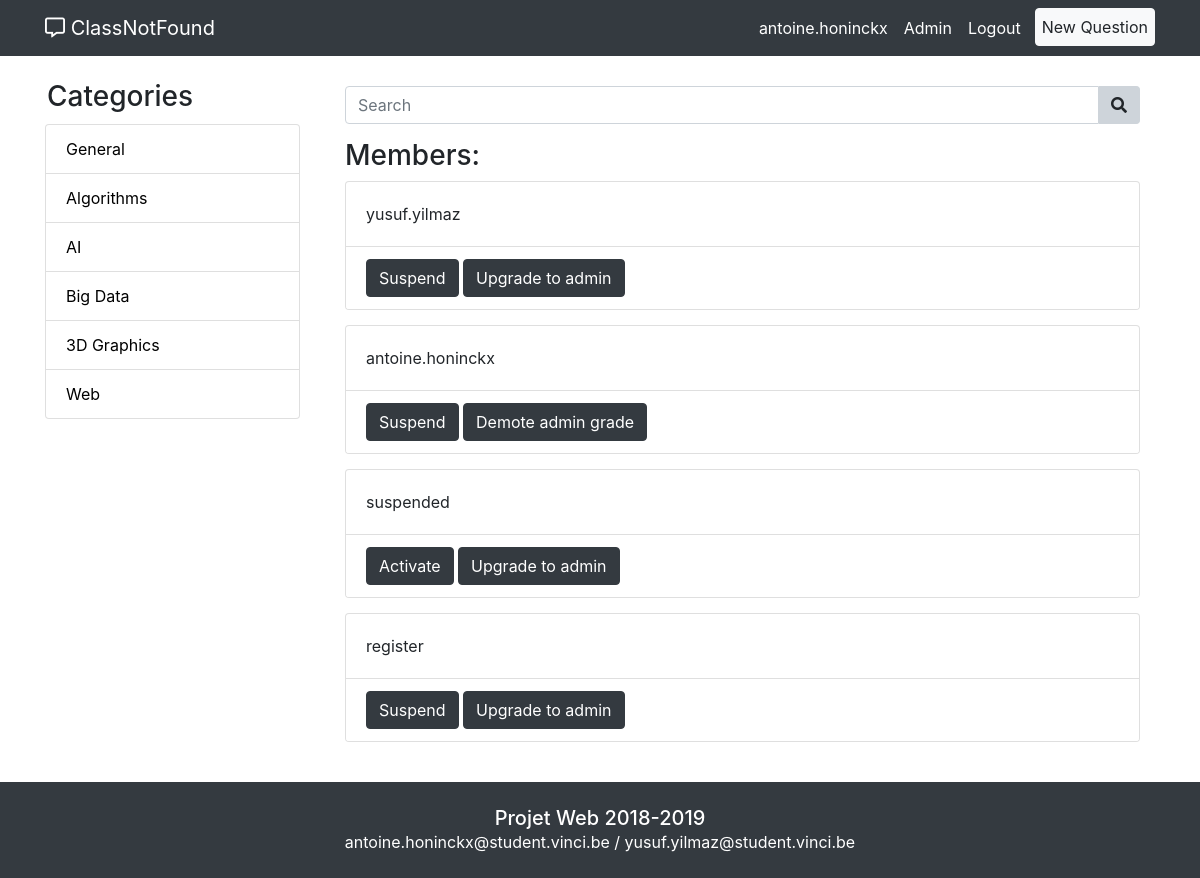
Screenshot of /index.php?action=admin (signed in) with the database file from the repository.
### tables this page shows
CREATE TABLE IF NOT EXISTS `categories` (
  `category_id` int(11) NOT NULL AUTO_INCREMENT,
  `name` varchar(25) NOT NULL,
  PRIMARY KEY (`category_id`),
  UNIQUE KEY `idx_name` (`name`)
);

CREATE TABLE IF NOT EXISTS `members` (
  `member_id` int(11) NOT NULL AUTO_INCREMENT,
  `login` varchar(25) NOT NULL,
  `lastname` varchar(25) NOT NULL,
  `firstname` varchar(25) NOT NULL,
  `mail` varchar(50) NOT NULL,
  `password` varchar(60) NOT NULL,
  `admin` tinyint(1) NOT NULL,
  `suspended` tinyint(1) NOT NULL,
  PRIMARY KEY (`member_id`),
  UNIQUE KEY `idx_login` (`login`)
);

### index.php (called while the page is built, shortened)
<?php
require_once(MODELS . 'Db.php');
$db = Db::getInstance();
$categories = $db->select_categories();
require_once(VIEWS . 'header.php');
switch ($_GET['action']) {
    case 'admin':
        require_once(CONTROLLERS . 'AdminController.php');
        $controller = new AdminController($db);
        break;
}
$controller->run();
require_once(VIEWS . 'footer.php');

### models/Db.php (called while the page is built, shortened)
<?php
class Db
{
    private static $instance = null;
    private $_db;
    private function __construct()
    {
        $ini = parse_ini_file('config/config.ini');
        try {
            $this->_db = new PDO('mysql:host=localhost;dbname=' . $ini['db_name'] . ';charset=utf8', $ini['db_user'], $ini['db_password']);
            $this->_db->setAttribute(PDO::ATTR_ERRMODE, PDO::ERRMODE_EXCEPTION);
            $this->_db->setAttribute(PDO::ATTR_DEFAULT_FETCH_MODE, PDO::FETCH_OBJ);
        } catch (PDOException $e) {
            die('Error: connexion to config failed : ' . $e->getMessage());
        }
    }
    public static function getInstance()
    {
        if (is_null(self::$instance)) {
            self::$instance = new Db();
        }
        return self::$instance;
    }
    public function select_categories()
    {
        $query = 'SELECT * FROM categories ORDER BY category_id ASC';
        $ps = $this->_db->prepare($query);
        $ps->execute();
        $categories = array();
        while ($row = $ps->fetch()) {
            $categories[] = new Category($row->category_id, $row->name);
        }
        return $categories;
    }
    public function select_all_members()
    {
        $query = 'SELECT * FROM members';
        $ps = $this->_db->prepare($query);
        $ps->execute();
        $members = array();
        while ($row = $ps->fetch()) {
            $members[] = new Member($row->member_id, $row->login, $row->password, $row->lastname, $row->firstname, $row->mail, $row->admin, $row->suspended);
        }
        return $members;
    }
}

### models/Category.class.php (called while the page is built, shortened)
<?php
class Category
{
    private $_id;
    private $_name;
    function __construct($id, $name)
    {
        $this->_id = $id;
        $this->_name = $name;
    }
    public function id()
    {
        return $this->_id;
    }
    public function html_name()
    {
        return htmlspecialchars($this->_name);
    }
}

### controllers/AdminController.php (called while the page is built, shortened)
<?php
class AdminController
{
    private $_db;
    public function __construct($db)
    {
        $this->_db = $db;
    }
    public function run()
    {
        $members = $this->_db->select_all_members();
        require_once(VIEWS . 'admin.php');
    }
}

### models/Member.class.php (called while the page is built, shortened)
<?php
class Member
{
    private $_login;
    private $_admin;
    private $_suspended;
    public function __construct($member_id, $login, $password, $lastName, $firstName, $mail, $admin, $suspended)
    {
        $this->_login = $login;
        $this->_admin = $admin;
        $this->_suspended = $suspended;
    }
    public function html_login()
    {
        return htmlspecialchars($this->_login);
    }
    public function admin()
    {
        return $this->_admin;
    }
    public function suspended()
    {
        return $this->_suspended;
    }
}

### views/admin.php (the view, shortened to what this page needs)
<div class="container">
    <h3>Members:</h3>
</div>
<?php foreach ($members as $i => $member) { ?>
    <div class="container">
        <div class="card">
            <div class="card-body">
                <span><?php echo $member->html_login(); ?> </span>
            </div>
            <div class="card-footer">
                <form action="index.php?action=admin" method="post">
                    <?php if ($member->suspended() == 0) { ?>
                        <input class="btn btn-dark" type="submit"
                               name="suspend"
                               value="Suspend">
                    <?php } else { ?>
                        <input class="btn btn-dark" type="submit"
                               name="activate"
                               value="Activate">
                    <?php } ?>
                    <?php if ($member->admin() == 0) { ?>
                        <input class="btn btn-dark" type="submit"
                               name="upgrade"
                               value="Upgrade to admin">
                    <?php } else { ?>
                        <input class="btn btn-dark" type="submit"
                               name=""
                               value="Demote admin grade">
                    <?php } ?>
                </form>
            </div>
        </div>
    </div>
<?php } ?>

### views/header.php (shortened to what this page needs)
<!DOCTYPE html>
<html lang="en">
<head>
    <link rel="stylesheet" href="<?php echo VIEWS ?>CSS/bootstrap.min.css">
    <link rel="stylesheet" href="<?php echo VIEWS ?>CSS/font-awesome-all.css">
    <link rel="stylesheet" href="<?php echo VIEWS ?>CSS/style.css">
</head>
<body>
<nav class="navbar navbar-expand-md navbar-dark bg-dark fixed-top">
    <div class="container">
        <a class="navbar-brand" href="index.php?action=homepage"><i class="far fa-comment-alt"></i> ClassNotFound</a>
        <div class="collapse navbar-collapse" id="navbarResponsive">
            <ul class="navbar-nav ml-auto">
                <?php if(empty($_SESSION['logged'])) { ?>
                <li class="nav-item">
                    <a class="nav-link" href="index.php?action=register">Register</a>
                </li>
                <?php } else { ?>
                <li class="nav-item">
                    <a class="nav-link" href="index.php?action=profile"><?php echo $_SESSION['login']; ?></a>
                </li>
                <?php } ?>
                <?php if(!empty($_SESSION['admin'])) { ?>
                <li class="nav-item">
                    <a class="nav-link" href="index.php?action=admin">Admin</a>
                </li>
                <?php } ?>
                <li class="nav-item">
                    <a class="nav-link" href="index.php?action=<?php echo empty($_SESSION['logged']) ? 'login">Login' : 'logout">Logout'?></a>
                </li>
                <li class="nav-item">
                    <a id="btn-new-question" class="nav-link" href="index.php?action=newQuestion"><button id="btn-new-question" class="btn btn-light" type="button">New Question</button></a>
                </li>
            </ul>
        </div>
    </div>
</nav>
<section id="main">
    <div class="container">
        <div class="row">
            <div class="col-md-3">
                <h3 id="categories" class="my-4">Categories</h3>
                <div class="list-group">
                    <?php foreach ($categories as $i => $category) { ?>
                    <a href="index.php?action=category&id=<?php echo $category->id(); ?>" class="list-group-item category"><?php echo $category->html_name(); ?></a>
                    <?php } ?>
                </div>
            </div>
            <div class="col-md-9">
                <div class="container-fluid form-search">
                    <form action="index.php?action=search" method="post">
                        <div class="input-group">
                            <input class="form-control" type="text" placeholder="Search" name="search" <?php if(isset($_POST['search'])) echo 'value="' . htmlspecialchars($_POST['search']) . '"' ?>>
                            <div class="input-group-btn">
                            <button id="btn-search" class="btn btn-default" type="submit" name="form_search"><i class="fas fa-search"></i></button>
                            </div>
                        </div>
                    </form>
                </div>

### views/CSS/style.css (style rules this page uses)
body { padding-top: 56px; background-color: #343A40; }
a#btn-new-question { padding: 0px 0px 0px 6px; }
button#btn-new-question { padding: 6px; }
.card-footer { background-color: white; margin: 0px; }
.list-group { margin-bottom: 10px !important; }
#categories { margin-bottom: 10px !important; margin-left: 2px; }
.card { margin-bottom: 15px; }
a.list-group-item { text-decoration: none; color: black; }
.form-search { margin-top: 30px; margin-bottom: 15px; }
#btn-search { background-color: #CED4DA; border: 1px solid #CED4DA; border-bottom-left-radius: 0px; border-top-left-radius: 0px; border-left: none; }
section#main { background-color: #fff; padding-bottom: 25px; }
a.nav-link { color: #FFF !important; }

### rows the page displays
categories: name "General"
categories: name "Algorithms"
categories: name "AI"
categories: name "Big Data"
categories: name "3D Graphics"
categories: name "Web"
members: login "yusuf.yilmaz"
members: login "antoine.honinckx"
members: login "suspended"
members: login "register"

### other values shown
$_SESSION['login'] "antoine.honinckx"
